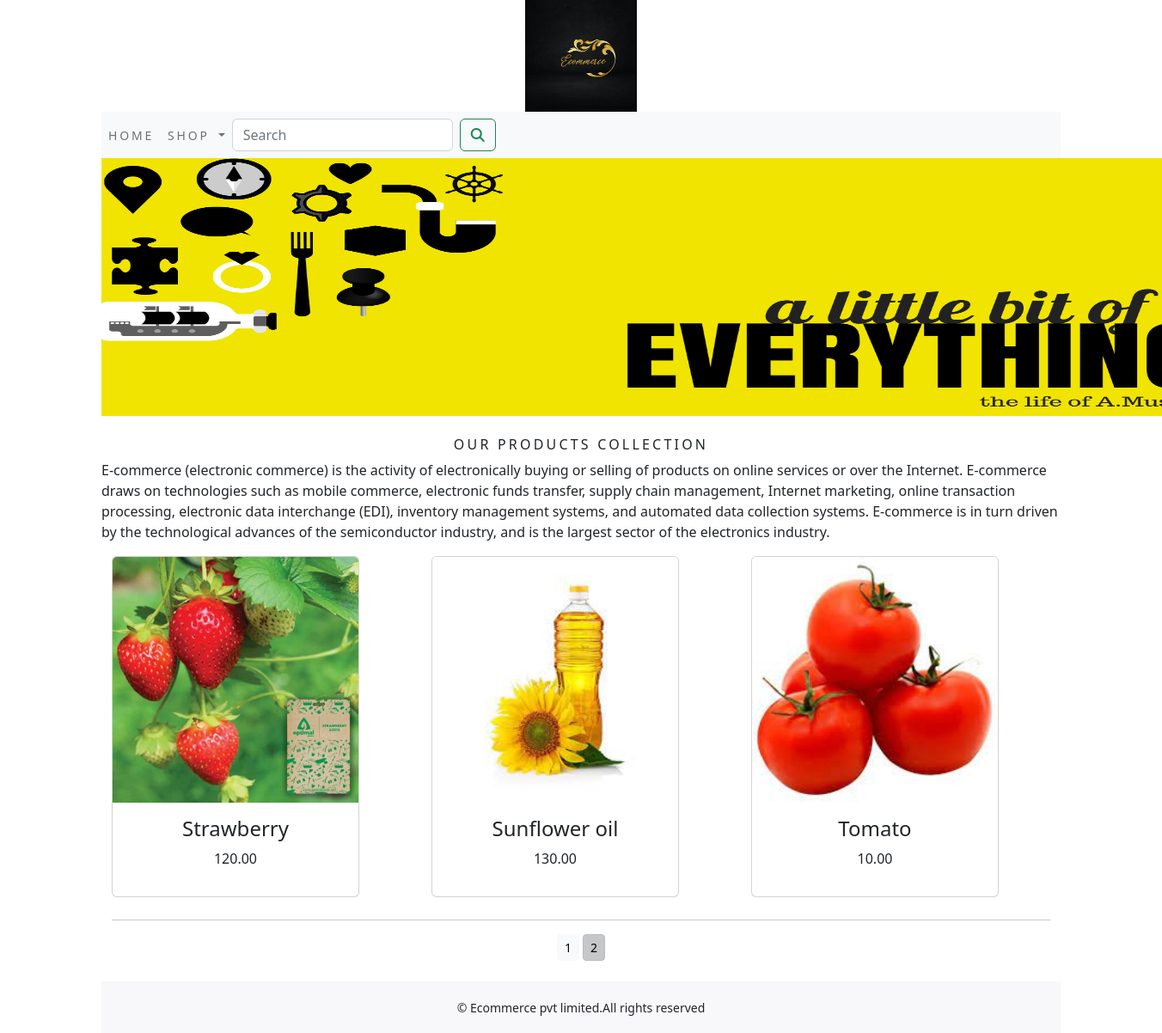
Screenshot of /shop/?page=2 with the database file from the repository.
### shop/models.py (models this page shows, shortened)
class Product(models.Model):
    name=models.CharField(max_length=250,unique=True)
    slug=models.SlugField(max_length=250,unique=True)
    description=models.TextField(blank=True)
    price=models.DecimalField(max_digits=10,decimal_places=2)
    category=models.ForeignKey(Category,on_delete=models.CASCADE)
    image=models.ImageField(upload_to='product',blank=True)
    stock=models.IntegerField()
    available=models.BooleanField(default=True)
    created=models.DateTimeField(auto_now_add=True)
    updated=models.DateTimeField(auto_now=True)
    def get_url(self):
        return reverse('shop:prodCatdetail',args=[self.category.slug,self.slug])
    class Meta:
        ordering=('name',)
        verbose_name = 'product'
        verbose_name_plural = 'products'

### shop/views.py (the view)
# urls.py: path('',views.allProdCat,name='allProdCat'),
def allProdCat(request,c_slug=None):
    c_page=None
    products_list=None
    if c_slug!=None:
        c_page=get_object_or_404(Category,slug=c_slug)
        products_list=Product.objects.all().filter(category=c_page,available=True)
    else:
        products_list = Product.objects.all().filter(available=True)
    paginator=Paginator(products_list,6)
    try:
        page=int(request.GET.get('page','1'))
    except:
        page=1
    try:
        products=paginator.page(page)
    except (EmptyPage,InvalidPage):
        products=paginator.page(paginator.num_pages)
    return render(request,'category.html',{'category':c_page,'products':products})

### cart/context_processors.py (called while the page is built)
def counter(request):
    item_count=0
    if 'admin' in request.path:
        return {}
    else:
        try:
            cart=Cart.objects.filter(cart_id=_cart_id(request))
            car_items=CartItem.objects.all().filter(cart=cart[:1])
            for cart_item in car_items:
                item_count += cart_item.quantity
        except Cart.DoesNotExist:
            item_count =0
    return dict(item_count=item_count)

### cart/views.py (called while the page is built)
def _cart_id(request):
    cart=request.session.session_key
    if not cart:
        cart=request.session.create()
    return cart

### shop/context_processors.py (called while the page is built)
def menu_links(request):
    links=Category.objects.all()
    return dict(links=links)

### shop/models.py (called while the page is built)
    def get_url(self):
        return reverse('shop:products_by_category',args=[self.slug])

### template/category.html (shortened to what this page needs)
{% extends 'base.html' %}
{% load static %}
{% block content %}
    <div class="mx_auto">
        {% if category %}
        <img class="my_image" src="{{ category.image.url }}" alt="{{ category.name }}">
    </div>
     <br>
    <div>
        <h1 class="text-center my_title">{{category.name}}</h1>
        <p class="text-justify">{{category.description}}</p>
    </div>
        {% else %}
    <div>
        <img src="{% static 'img/banner.png' %}" alt="our products" width="1300px" height="300px">
    </div>
    <br>
    <div>
        <h1 class="text-center my_title">Our products collection</h1>
        <p class="text-justify">E-commerce (electronic commerce) is the activity of electronically buying or selling of products on online services or over the Internet. E-commerce draws on technologies such as mobile commerce, electronic funds transfer, supply chain management, Internet marketing, online transaction processing, electronic data interchange (EDI), inventory management systems, and automated data collection systems. E-commerce is in turn driven by the technological advances of the semiconductor industry, and is the largest sector of the electronics industry.</p>
    </div>
    {% endif %}
    <div class="container">
        <div class="row mx_auto">
            {% for product in products.object_list %}
            <div class="my_bottom_margin col-9 col-sm-12 col-md-4 col-lg-4">
                <div class="card text-center" style="width: 18rem;">
                    <a href="{{product.get_url}}"><img class="card-img-top my_image" src="{{product.image.url}}" alt="{{product.name}}"></a>
                    <div class="card-body">
                        <h4>{{product.name}}</h4>
                        <p>{{product.price}}</p>
                    </div>
                </div>
            </div>
            {% endfor %}
        </div>
        <div class="mx_auto">
            {% if products.paginator.num_pages > 1 %}
            <hr>
            <div class="text-center">
                {% for pg in products.paginator.page_range %}
                <a href="?page={{pg}}" class="btn btn-light btn-sm {% if products.number == pg %} active {% endif %}"}>{{pg}}</a>
                {% endfor %}
            </div>
            {% endif %}
        </div>
        <br>
    </div>
{% endblock %}

### static/css/custom.css (style rules this page uses)
body { font-family: "Trirong", serif; }
.my_image { width:20px; height:auto; }
.my_title { font-size:16px; text-transform : uppercase; letter-spacing : .2em; }
.my_bottom_margin { margin-bottom:10px; }

### rows the page displays
Product: image (picture), name "Strawberry", price "120.00"
Product: image (picture), name "Sunflower oil", price "130.00"
Product: image (picture), name "Tomato", price "10.00"

### other values shown
{{ pg }} "1" "2"
